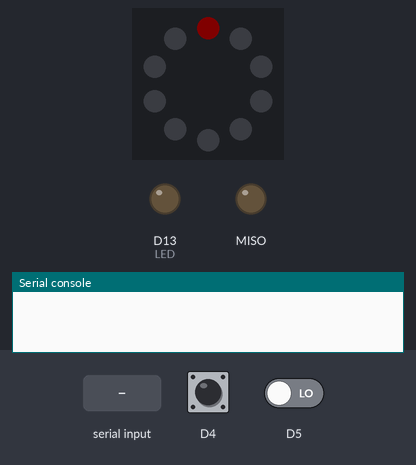
Bench run of a program on a simulated Circuit Playground running CircuitPython. Shown: the board's ring of 10 RGB LEDs (number 0 left of the top, counting anticlockwise), output pins drawn as LEDs (lit = HIGH), the last lines printed to the serial console. Inputs (shaded band) come from the test bench. Dim RGB values are drawn brighter than linear.

Above: at 1.2 s.
1.3 s: "452" typed at the serial console, then Enter
At 2.2 s:
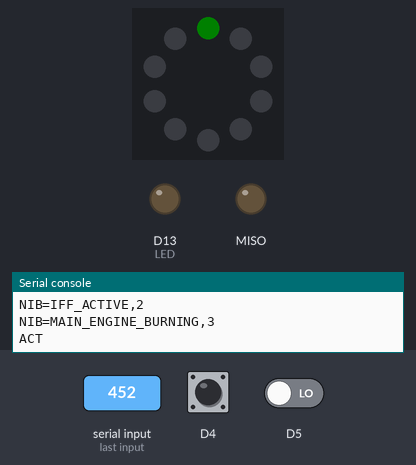
3.1 s: button A pressed for 0.15 s
At 3.14 s:
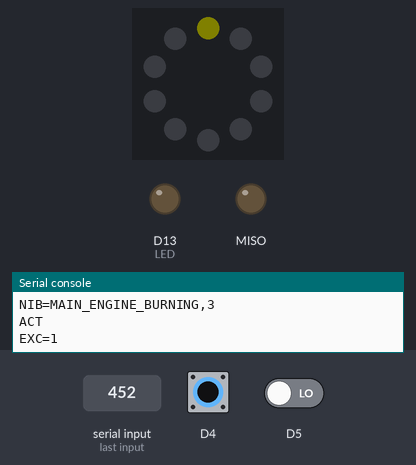
4.7 s: D4 (button A) driven HIGH and D5 (button B) driven HIGH
At 7.3 s:
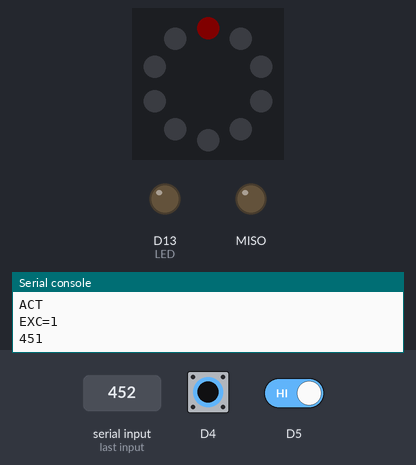
Timing chart, 0 to 8.8 s (numbered marks = the images above; inputs shaded):
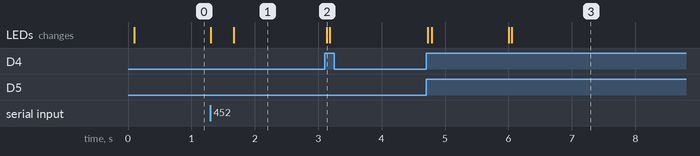

The program:

objects.py
```python
from sys import stdin, stdout
from time import sleep

import board
import neopixel
from digitalio import DigitalInOut, Direction, Pull
from supervisor import runtime

from cpgame import after, cancel, every, on, start
from colors import RED, ORANGE, GREEN, YELLOW, BLUE, VIOLET, WHITE, OFF

pixels = neopixel.NeoPixel(board.NEOPIXEL, 10, brightness=0.02, auto_write=True)
pixels.fill(OFF)
pixels.show()

WAIT = DigitalInOut(board.D7)
WAIT.direction = Direction.INPUT
WAIT.pull = Pull.UP

LED = DigitalInOut(board.D13)
LED.direction = Direction.OUTPUT

STATUS = 9

class state:
    active = 0
    handshake = 0
    data = ""


def send(cmd):
    if cmd.endswith("\n"):
        line = cmd
    else:
        line = cmd + "\n"
    stdout.write(line)
    old = pixels[STATUS]
    pixels[STATUS] = YELLOW
    sleep(0.05)
    pixels[STATUS] = old


def sync(now):
    send("DBG=Testing debug!")

    send("CMD=TOGGLE_MAIN_ENGINE,1")
    send("CMD=FULL_STOP,2")

    send("NIB=EMCON_MODE,1")
    send("NIB=IFF_ACTIVE,2")
    send("NIB=MAIN_ENGINE_BURNING,3")
    send("ACT")

    #on(board.D4, burn)
    #on(board.D5, stop)
    state.active = True


@every(3)
def handshake(now):
    if not state.handshake:
        send("451")


@every(0.1)
def loop(now):
    if state.active:
        pixels[STATUS] = GREEN
    elif state.handshake:
        pixels[STATUS] = YELLOW
    else:
        pixels[STATUS] = RED

    line = ""
    while runtime.serial_bytes_available:
        char = stdin.read(1)

        if char == "\r":
            pass
        elif char == "\n":
            line = state.data.strip()
            state.data = ""
        else:
            state.data += char

    if line == "452" and not state.handshake:
        state.handshake = True
        sync(now)
    elif line:
        try:
            key, value = line.split("=")
            # print("DBG=Got line {} -> key={}, value={}".format(line, key, value))
            key = (int(key) - 1) % STATUS
            value = int(value)
            pixels[key] = WHITE if value else OFF
        except Exception as e:
            # print("DBG=Got exception: {}".format(e))
            pass


@on(board.D4, board.D5)
def reset(now):
    state.data = ""
    state.active = False
    state.handshake = False
    pixels.fill(OFF)


@on(board.D4)
def burn(now):
    if state.active:
        send("EXC=1")


@on(board.D5)
def stop(now):
    if state.active:
        send("EXC=2")


start()
```

cpgame.py
```python
"""
Simple CircuitPython "game" framework.
Uses decorators for defining behavior via callbacks.

Decorators:

  @tick - Run a function at every tick of the framework
  @every(t) - Run a function every x seconds

  @on(*b: pin, action=DOWN) - Run a function on button press

Framework functions:

  at(t, fn) - Run a function at monotonic time t
  after(t, fn) - Run a function after monotic time t from now
  cancel(fn) - Cancel any timer for function fn

  start([fn]) - Start the main event loop, optionally running a function immediately
  stop() - Stop the main event loop

"""

import array
import board
import gamepad
import math
import time

from audioio import AudioOut, RawSample
from digitalio import DigitalInOut, Direction, Pull
from touchio import TouchIn

# External constants

DOWN = 1
UP = 2
PROPOGATE = object()

# Internal constants

DIGITALIO = [board.BUTTON_A, board.BUTTON_B]
TOUCHIO = [board.A1, board.A2, board.A3, board.A4, board.A5, board.A6, board.A7]
SAMPLERATE = 8000  # recommended

AUDIO = AudioOut(board.A0)
SPEAKER = DigitalInOut(board.SPEAKER_ENABLE)
SPEAKER.direction = Direction.OUTPUT

# Internal state

RUNNING = True
INTERVALS = {}
TIMERS = {}
BUTTONS = []
DIOS = []
PRESSES = []


def tick(fn):
    INTERVALS[fn] = (0, 0)
    return fn


def every(interval, fn=None):
    def wrapper(fn):
        INTERVALS[fn] = (interval, 0)
        return fn

    if fn:
        return wrapper(fn)

    return wrapper


def at(target, fn):
    TIMERS[fn] = target


def after(target, fn):
    TIMERS[fn] = time.monotonic() + target


def cancel(*fns):
    for fn in fns:
        INTERVALS.pop(fn, None)
        TIMERS.pop(fn, None)

        for idx, press in enumerate(PRESSES):
            if press[0] == fn:
                PRESSES.pop(idx)
                break


def on(*buttons, fn=None, action=DOWN):
    global GAMEPAD

    for button in buttons:
        if button not in BUTTONS:
            if button in DIGITALIO:
                dio = DigitalInOut(button)
                dio.direction = Direction.INPUT
                dio.pull = Pull.DOWN
            elif button in TOUCHIO:
                dio = TouchIn(button)
            else:
                print("unknown button {}".format(button))
            BUTTONS.append(button)
            DIOS.append(dio)

    value = tuple(buttons)

    def wrapper(fn):
        PRESSES.append((fn, buttons, action))
        return fn

    if fn:
        return wrapper(fn)

    return wrapper


def enable_speaker(on=True):
    print("speaker {}".format("on" if on else "off"))
    SPEAKER.value = on


def sample(frequency):
    length = SAMPLERATE // frequency
    sine_wave = array.array("H", [0] * length)
    for i in range(length):
        sine_wave[i] = int(math.sin(math.pi * 2 * i / 18) * (2 ** 15) + 2 ** 15)
    return RawSample(sine_wave)


def play_sound(sample, duration):
    AUDIO.play(sample, loop=True)
    after(duration, stop_sound)


def stop_sound(*args):
    AUDIO.stop()


def stop():
    global RUNNING
    RUNNING = False


def start(fn=None):
    if PRESSES:
        every(0.02)(Gamepad())

    if fn:
        at(0, fn)

    while True:
        if not TIMERS and not INTERVALS:
            print("No functions registered, quitting")
            return 0

        now = time.monotonic()
        for fn, (interval, last_called) in INTERVALS.items():
            target = last_called + interval
            if target <= now:
                fn(now)
                INTERVALS[fn] = (interval, now)
                target += interval

        for fn, target in TIMERS.items():
            if target <= now:
                del TIMERS[fn]
                fn(now)

        next_target = min(
            [last_called + interval for last_called, interval in INTERVALS.values()]
            + [target for target in TIMERS.values()]
        )

        while True:
            slp = next_target - time.monotonic()
            if slp > 0:
                # print("Sleeping for {} seconds".format(slp))
                time.sleep(slp)
            else:
                break


class Gamepad:
    def __init__(self):
        self.down = ()
        self.pressed = []

    def __call__(self, now):
        down = tuple(button for button, dio in zip(BUTTONS, DIOS) if dio.value)
        if down != self.down:
            self.down = down
            return

        fresh_down = [b for b in down if b not in self.pressed]
        fresh_up = [b for b in self.pressed if b not in down]

        if fresh_down:
            # print("fresh down: {}".format(fresh_down))
            self.pressed.extend(fresh_down)

        if fresh_up:
            # print("fresh up: {}".format(fresh_up))
            for btn in fresh_up:
                self.pressed.remove(btn)

        if not (fresh_down or fresh_up):
            return

        for (fn, buttons, action) in PRESSES:
            if action == DOWN and all(b in fresh_down for b in buttons):
                v = fn(now)
            elif action == UP and all(b in fresh_up for b in buttons):
                v = fn(now)
            else:
                v = PROPOGATE

            if v is not PROPOGATE:
                break
```

colors.py
```python
RED = (255, 0, 0)
ORANGE = (255, 100, 0)
YELLOW = (255, 255, 0)
LIME = (150, 255, 0)
GREEN = (0, 255, 0)
CYAN = (0, 255, 150)
BLUE = (0, 0, 255)
INDIGO = (100, 0, 255)
VIOLET = (255, 0, 255)
WHITE = (200, 200, 200)
OFF = (0,0,0)

RAINBOW = (RED, ORANGE, YELLOW, LIME, GREEN, CYAN, BLUE, INDIGO, VIOLET)
ALL = RAINBOW + (WHITE, )

def cycle(colors=RAINBOW):
    while True:
        for color in colors:
            yield color
```

Measured:
- after the input at 3.1 s, the LEDs: change at once (image 2)
- after the input at 4.7 s, the LEDs: first change at once (image 3 shows a later state)
